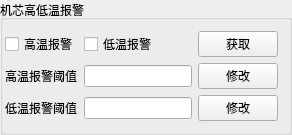
              <widget class="QGroupBox" name="groupBox_9">
               <property name="title">
                <string>机芯高低温报警</string>
               </property>
               <layout class="QVBoxLayout" name="verticalLayout_13">
                <property name="leftMargin">
                 <number>2</number>
                </property>
                <item>
                 <layout class="QVBoxLayout" name="verticalLayout_14">
                  <item>
                   <layout class="QGridLayout" name="gridLayout_8">
                    <item row="2" column="0">
                     <widget class="QLabel" name="label_24">
                      <property name="text">
                       <string>高温报警阈值</string>
                      </property>
                     </widget>
                    </item>
                    <item row="3" column="0">
                     <widget class="QLabel" name="label_25">
                      <property name="text">
                       <string>低温报警阈值</string>
                      </property>
                     </widget>
                    </item>
                    <item row="0" column="1">
                     <widget class="QCheckBox" name="checkBox_5">
                      <property name="text">
                       <string>低温报警</string>
                      </property>
                     </widget>
                    </item>
                    <item row="0" column="0">
                     <widget class="QCheckBox" name="checkBox_4">
                      <property name="text">
                       <string>高温报警</string>
                      </property>
                     </widget>
                    </item>
                    <item row="0" column="2">
                     <widget class="QPushButton" name="pushButton_52">
                      <property name="text">
                       <string>获取</string>
                      </property>
                     </widget>
                    </item>
                    <item row="2" column="1">
                     <widget class="QLineEdit" name="lineEdit_33"/>
                    </item>
                    <item row="3" column="1">
                     <widget class="QLineEdit" name="lineEdit_34"/>
                    </item>
                    <item row="2" column="2">
                     <widget class="QPushButton" name="pushButton_51">
                      <property name="text">
                       <string>修改</string>
                      </property>
                     </widget>
                    </item>
                    <item row="3" column="2">
                     <widget class="QPushButton" name="pushButton_31">
                      <property name="text">
                       <string>修改</string>
                      </property>
                     </widget>
                    </item>
                   </layout>
                  </item>
                 </layout>
                </item>
               </layout>
              </widget>
